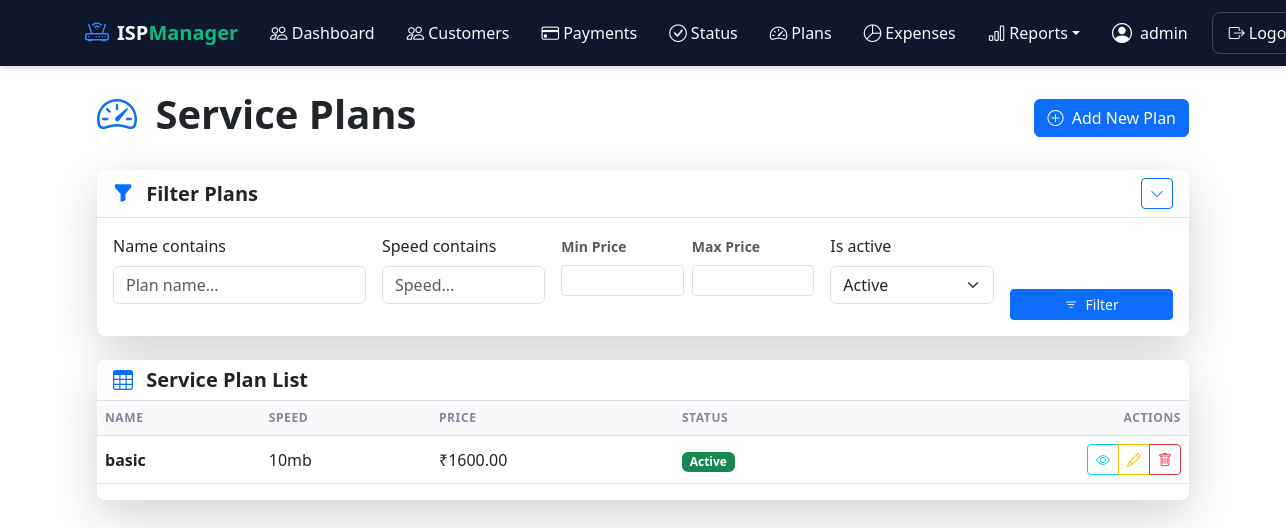
The page /service-plans/ (signed in) on the database as committed earlier.
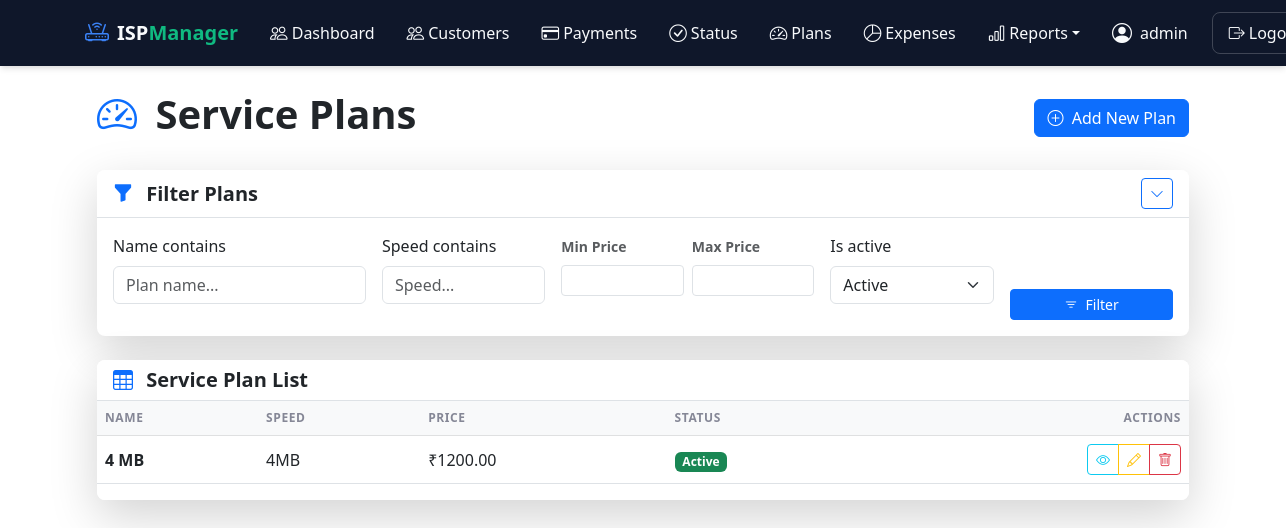
The same page on the database as committed later.
### customers/models.py (models this page shows, shortened)
class ServicePlan(models.Model):
    name = models.CharField(max_length=100)
    speed = models.CharField(max_length=50)
    price = models.DecimalField(max_digits=10, decimal_places=2)
    monthly_limit = models.PositiveIntegerField()  # GB
    is_active = models.BooleanField(default=True)

### customers/views.py (the view)
# urls.py: path('service-plans/', ServicePlanListView.as_view(), name='service_plan_list'),
class ServicePlanListView(LoginRequiredMixin, FilterView):
    model = ServicePlan
    template_name = 'customers/serviceplan_list.html'
    context_object_name = 'serviceplans'
    paginate_by = 20
    filterset_class = ServicePlanFilter
    def get_queryset(self):
        queryset = super().get_queryset()
        return queryset.order_by('name')
    def get_context_data(self, **kwargs):
        context = super().get_context_data(**kwargs)
        context['filter_form'] = context['filter'].form
        return context

### templates/customers/serviceplan_list.html (shortened to what this page needs)
{% extends "base.html" %}
{% load crispy_forms_tags %}
{% block content %}
<div class="container animate__animated animate__fadeIn">
    <div class="d-flex justify-content-between align-items-center mb-4">
        <h1 class="fw-bold text-dark">
            <i class="bi bi-speedometer2 text-primary me-2"></i> Service Plans
        </h1>
        <a href="{% url 'service_plan_create' %}" class="btn btn-primary hover-scale">
            <i class="bi bi-plus-circle me-1"></i> Add New Plan
        </a>
    </div>
    <div class="card border-0 shadow-lg mb-4 animate__animated animate__fadeInUp">
        <div class="card-header bg-white border-bottom d-flex justify-content-between align-items-center">
            <h5 class="mb-0 fw-bold text-dark">
                <i class="bi bi-funnel-fill text-primary me-2"></i> Filter Plans
            </h5>
            <button class="btn btn-sm btn-outline-primary" type="button" data-bs-toggle="collapse"
                    data-bs-target="#filterCollapse" aria-expanded="true" aria-controls="filterCollapse">
                <i class="bi bi-chevron-down"></i>
            </button>
        </div>
        <div class="collapse show" id="filterCollapse">
            <div class="card-body">
                <form method="get">
                    <div class="row g-3">
                        <div class="col-md-3">
                            {{ filter_form.name|as_crispy_field }}
                        </div>
                        <div class="col-md-2">
                            {{ filter_form.speed|as_crispy_field }}
                        </div>
                        <div class="col-md-3">
                            <div class="row g-2">
                                <div class="col-md-6">
                                    <label class="form-label small fw-bold text-muted">Min Price</label>
                                    <input type="number" name="price_min" class="form-control form-control-sm"
                                           value="{{ filter.form.price_min.value|default_if_none:'' }}" step="0.01">
                                </div>
                                <div class="col-md-6">
                                    <label class="form-label small fw-bold text-muted">Max Price</label>
                                    <input type="number" name="price_max" class="form-control form-control-sm"
                                           value="{{ filter.form.price_max.value|default_if_none:'' }}" step="0.01">
                                </div>
                            </div>
                        </div>
                        <div class="col-md-2">
                            {{ filter_form.is_active|as_crispy_field }}
                        </div>
                        <div class="col-md-2 align-self-end">
                            <button type="submit" class="btn btn-sm btn-primary w-100 hover-scale">
                                <i class="bi bi-filter me-1"></i> Filter
                            </button>
                        </div>
                    </div>
                </form>
            </div>
        </div>
    </div>
    <div class="card border-0 shadow-lg animate__animated animate__fadeInUp">
        <div class="card-header bg-white border-bottom">
            <h5 class="mb-0 fw-bold text-dark">
                <i class="bi bi-table text-primary me-2"></i> Service Plan List
            </h5>
        </div>
        <div class="card-body p-0">
            <div class="table-responsive">
                <table class="table table-hover align-middle mb-0">
                    <thead class="table-light">
                        <tr>
                            <th>Name</th>
                            <th>Speed</th>
                            <th>Price</th>
                            <th>Status</th>
                            <th class="text-end">Actions</th>
                        </tr>
                    </thead>
                    <tbody>
                        {% for plan in serviceplans %}
                        <tr class="animate__animated animate__fadeIn">
                            <td class="fw-bold">{{ plan.name }}</td>
                            <td>{{ plan.speed }}</td>
                            <td>₹{{ plan.price|floatformat:2 }}</td>
                            <td>
                                <span class="badge bg-{% if plan.is_active %}success{% else %}danger{% endif %}">
                                    {% if plan.is_active %}Active{% else %}Inactive{% endif %}
                                </span>
                            </td>
                            <td class="text-end">
                                <div class="btn-group" role="group">
                                    <a href="{% url 'service_plan_detail' plan.pk %}"
                                       class="btn btn-sm btn-outline-info hover-scale" data-bs-toggle="tooltip" title="View">
                                        <i class="bi bi-eye"></i>
                                    </a>
                                    <a href="{% url 'service_plan_update' plan.pk %}"
                                       class="btn btn-sm btn-outline-warning hover-scale" data-bs-toggle="tooltip" title="Edit">
                                        <i class="bi bi-pencil"></i>
                                    </a>
                                    <a href="{% url 'service_plan_delete' plan.pk %}"
                                       class="btn btn-sm btn-outline-danger hover-scale" data-bs-toggle="tooltip" title="Delete">
                                        <i class="bi bi-trash"></i>
                                    </a>
                                </div>
                            </td>
                        </tr>
                        {% empty %}
                        <tr>
                            <td colspan="5" class="text-center py-4 text-muted">
                                No service plans found
                            </td>
                        </tr>
                        {% endfor %}
                    </tbody>
                </table>
            </div>
        </div>
        <div class="card-footer bg-white border-top-0">
        </div>
    </div>
</div>
{% endblock %}

### templates/base.html (shortened to what this page needs)
<!DOCTYPE html>
<html lang="en">
<head>
    <link href="https://cdn.jsdelivr.net/npm/bootstrap@5.3.0/dist/css/bootstrap.min.css" rel="stylesheet">
    <link rel="stylesheet" href="https://cdn.jsdelivr.net/npm/bootstrap-icons@1.11.1/font/bootstrap-icons.css">
    <link rel="stylesheet" href="https://cdnjs.cloudflare.com/ajax/libs/animate.css/4.1.1/animate.min.css" />
</head>
<body>
<nav class="navbar navbar-expand-lg navbar-dark fixed-top">
    <div class="container">
        <a class="navbar-brand" href="{% url 'dashboard' %}">
            <div class="logo-container">
                <i class="bi bi-router me-2"></i>
                <span class="brand-text">ISP<span class="brand-highlight">Manager</span></span>
            </div>
        </a>
        <div class="collapse navbar-collapse" id="navbarMain">
            <ul class="navbar-nav me-auto">
                <li class="nav-item">
                    <a class="nav-link" href="{% url 'dashboard' %}">
                        <i class="bi bi-people me-1"></i>
                        <span>Dashboard</span>
                    </a>
                </li>
                <li class="nav-item">
                    <a class="nav-link" href="{% url 'customer_list' %}">
                        <i class="bi bi-people me-1"></i>
                        <span>Customers</span>
                    </a>
                </li>
                <li class="nav-item">
                    <a class="nav-link" href="{% url 'payment_list' %}">
                        <i class="bi bi-credit-card me-1"></i>
                        <span>Payments</span>
                    </a>
                </li>
                <li class="nav-item">
                    <a class="nav-link" href="{% url 'payment_status' %}">
                        <i class="bi bi-check-circle me-1"></i>
                        <span>Status</span>
                    </a>
                </li>
                <li class="nav-item">
                    <a class="nav-link" href="{% url 'service_plan_list' %}">
                        <i class="bi bi-speedometer2 me-1"></i>
                        <span>Plans</span>
                    </a>
                </li>
                <li class="nav-item">
                    <a class="nav-link" href="{% url 'expense_dashboard' %}">
                        <i class="bi bi-pie-chart me-1"></i>
                        <span>Expenses</span>
                    </a>
                </li>
                <li class="nav-item dropdown">
                    <a class="nav-link dropdown-toggle" href="#" id="reportsDropdown" data-bs-toggle="dropdown">
                        <i class="bi bi-bar-chart me-1"></i>
                        <span>Reports</span>
                    </a>
                </li>
            </ul>
            <div class="user-section">
                <div class="user-greeting">
                    <i class="bi bi-person-circle me-2"></i>
                    <span>{{ request.user.username }}</span>
                </div>
                {% if user.is_authenticated %}
                <form method="post" action="{% url 'logout' %}">
                    <button type="submit" class="logout-btn">
                        <i class="bi bi-box-arrow-right me-1"></i>
                        <span>Logout</span>
                    </button>
                </form>
                {% endif %}
            </div>
        </div>
    </div>
</nav>
    <div class="container mt-4">
        {% block content %}{% endblock %}
    </div>
</body>
</html>

### templates/base.html (style rules this page uses)
:root { --primary: #4e73df; --secondary: #858796; --success: #1cc88a; --info: #36b9cc; --warning: #f6c23e; --danger: #e74a3b; --light: #f8f9fc; --dark: #5a5c69; }
.hover-scale { transition: all 0.2s ease; }
.card { border-radius: 0.5rem; overflow: hidden; transition: all 0.3s ease; }
.table th { font-weight: 600; text-transform: uppercase; font-size: 0.75rem; letter-spacing: 0.05em; color: var(--secondary); }
.hover-scale { transition: transform 0.2s ease; }
.card { transition: box-shadow 0.3s ease; }
.animate__animated { animation-duration: 0.6s; }
.card { border-radius: 0.5rem; overflow: hidden; }
:root { --primary-color: #2563eb; --primary-dark: #1e40af; --primary-light: #3b82f6; --accent-color: #10b981; --text-light: #f8fafc; --text-dark: #1e293b; --bg-dark: #0f172a; --bg-light: #ffffff; --transition: all 0.25s cubic-bezier(0.4, 0, 0.2, 1); }
.navbar { position: sticky; top: 0; z-index: 1030; }
nav { background-color: var(--bg-dark); box-shadow: 0 4px 6px -1px rgba(0, 0, 0, 0.1), 0 2px 4px -1px rgba(0, 0, 0, 0.06); padding: 0.75rem 1rem; transition: var(--transition); }
.logo-container { display: flex; align-items: center; transition: var(--transition); }
.logo-container i { font-size: 1.5rem; color: var(--primary-light); transition: var(--transition); }
.brand-text { font-weight: 600; font-size: 1.25rem; color: var(--text-light); }
.brand-highlight { color: var(--accent-color); }
.nav-item { position: relative; margin: 0 0.5rem; }
.nav-link { display: flex; align-items: center; color: var(--text-light); padding: 0.75rem 1rem; font-weight: 500; transition: var(--transition); }
.nav-link i { font-size: 1.1rem; margin-right: 0.5rem; transition: var(--transition); }
.user-section { display: flex; align-items: center; margin-left: 1rem; }
.user-greeting { display: flex; align-items: center; color: var(--text-light); margin-right: 1.5rem; font-weight: 500; transition: var(--transition); }
.user-greeting i { font-size: 1.25rem; }
.logout-btn { background-color: transparent; border: 1px solid rgba(255, 255, 255, 0.2); color: var(--text-light); padding: 0.5rem 1rem; border-radius: 0.5rem; display: flex; align-items: center; font-weight: 500; transition: var(--transition); }

Rows that differ between the two databases and show on the page:
removed ServicePlan: name "basic", speed "10mb", price "1600.00", is_active "Active"
added ServicePlan: name "4 MB", speed "4MB", price "1200.00", is_active "Active"
